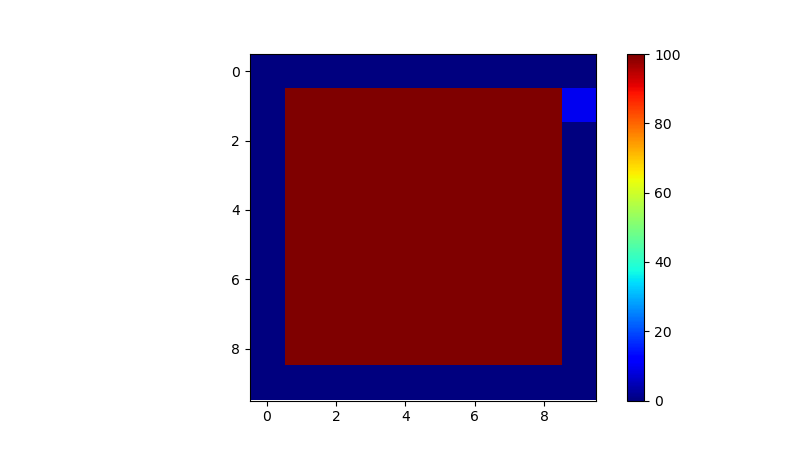

Source code (Python):
import numpy as np
from matplotlib import pyplot as plt
from matplotlib import cm
from matplotlib import colors
import matplotlib.animation as animation
import os
import sys
from tqdm import tqdm
import itertools

file1 = "./image/pathlength_10x10_test29_0.01"
file2 = "./image/pathlength_10x10_test30"
outputfile = "./image/pathlength_10x10_test15"
if not os.path.isdir(outputfile):
	os.makedirs(outputfile)


import dot_parameter_test10x10_myu_a_edited

myClass = dot_parameter_test10x10_myu_a_edited.Dot()
stepnum_x = myClass.stepnum_x
stepnum_y = myClass.stepnum_y
length_x = myClass.length_x
length_y = myClass.length_y
dx = myClass.dx
dy = myClass.dy
dt = myClass.dt
g = myClass.g #非等方散乱パラメータ，あとで場所ごとに変わるように変更
myu_s = myClass.myu_s #散乱係数，あとで場所ごとに変わるように変更
c = myClass.c #mm/ps
D = myClass.D #光拡散係数
n_rel = myClass.n_rel
rd = myClass.rd
A = myClass.A
myu_a = myClass.myu_a_without
x = myClass.x
y = myClass.y
stepnum_time = myClass.stepnum_time
accum_time = myClass.accum_time
accum_time_array = myClass.accum_time_array
H_j = np.zeros((accum_time_array.shape[0],stepnum_x,stepnum_y))
intensity = int(1)

num_detector = myClass.num_detector
pos_detector = myClass.pos_detector
##################################
#初期状態
##################################
phi = np.zeros((stepnum_x,stepnum_y),dtype = np.float64)
phi_n = np.zeros((stepnum_x,stepnum_y),dtype = np.float64)
#u[int(.5 / dy):int(1 / dy+1),int(.5 / dx):int(1 / dx + 1)] = 2
print(phi.shape)

#入力光源，あとで時間変化する形にする
inputlight = np.zeros((stepnum_x,stepnum_time))
num_light = myClass.num_light
pos_light = myClass.pos_light

#######################################
#時刻t'にjに入射した光が時刻tにxにいる確率
def calc_j_to_x_probDens(phi,ndetec,h_xi_j):
	detector = myClass.pos_detector[ndetec]
	h_j_x = phi[detector[0],detector[1]]
	return h_j_x

def calc_H_j_2(x,y,nlight,ac_time,ndetec):
	#in:(x,y)座標，初期化された強度分布phi，計測時間
	#out:あるピクセルの存在確立H_j(float)
	H_j_array = np.zeros((ac_time.shape[0]))
	for t_d in tqdm(range(stepnum_time),leave=False,desc="t_d"):
		h_xi_j = 0
		h_j_x = 0
		H_j = 0
		index = 0
		ac_time_tmp = np.copy(ac_time)
		phi_xi_j = np.load(file1+"/xi_j"+"/intensity_{0:02d}-{1:03d}.npy".format(nlight,t_d))
		h_xi_j = phi_xi_j[x,y]
		for index,time in enumerate(ac_time_tmp):
			t = time - t_d
			phi_j_x = np.load(file1+"/j_x"+"/intensity_{0:02d}-{1:02d}-{2:02d}.npy".format(x,y,t))
			h_j_x = calc_j_to_x_probDens(phi_j_x,ndetec,h_xi_j)

			#時刻t'にピクセルjに光子が存在しない場合
			if h_xi_j==0:
				h_j = 0
				H_j = H_j + (h_j*dt)
				break

			#時刻t'にピクセルjに光子が存在する場合
			elif h_xi_j>0:
				h_j = h_xi_j * h_j_x
				H_j = H_j + (h_j*dt)

			H_j_array[index] = H_j_array[index] + H_j

	return H_j_array



def main():
	"""
	for index_detec in tqdm(range(num_detector)):
		for index_light in tqdm(range(num_light),leave=False):
			all_num = itertools.product(range(1,stepnum_x-1),range(1,stepnum_y-1))
			for i, j in tqdm(all_num,desc="x,y",leave=False):
				H_j[:,i,j] = calc_H_j_2(i,j,index_light,accum_time_array,index_detec)

			np.save(outputfile+"/H_map_{0:02d}-{1:02d}".format(index_light,index_detec),H_j)
	"""
	for i in range(num_light):
		for j in range(num_detector):
			path1 = np.load(file1+"/H_map_{0:02d}-{1:02d}.npy".format(i,j))
			path2 = np.load(file2+"/H_map_{0:02d}-{1:02d}.npy".format(i,j))
			diff  = path2 - path1

			fig = plt.figure()
			fig, ax1= plt.subplots(1, 1, figsize=(8, 4.5),sharex=True, sharey=True)
			bar1=ax1.imshow(diff[:,:], cmap=cm.jet)
							#bar1=ax1.imshow(phi, cmap=cm.jet)
			fig.colorbar(bar1)
							#plt.show()
			fig.savefig("./image/test/test_{0:02d}-{1:02d}.png".format(i,j))
			plt.clf()
			plt.close(fig)

			fig = plt.figure()
			fig, (ax1,ax2) = plt.subplots(1, 2, figsize=(8, 4.5),sharex=True, sharey=True)
			bar1=ax1.imshow(path1[:,:], cmap=cm.jet)
							#bar1=ax1.imshow(phi, cmap=cm.jet)
			bar2=ax2.imshow(path2[:,:], cmap=cm.jet)
							#bar1=ax1.imshow(phi, cmap=cm.jet)
			fig.colorbar(bar1,ax=ax1)
			fig.colorbar(bar2,ax=ax2)
							#plt.show()
			fig.savefig("./image/test/H_map_{0:02d}-{1:02d}.png".format(i,j))
			plt.clf()
			plt.close(fig)
	
def test():
	array = np.zeros((5,5))
	for i in range(5):
		for j in range(5):
			array[i,j] = i*5 + j
	print(array)
	print(array[1:-1,1:-1])
	print(array[1:-1,2:])
if __name__ == '__main__':
	#test()
	main()